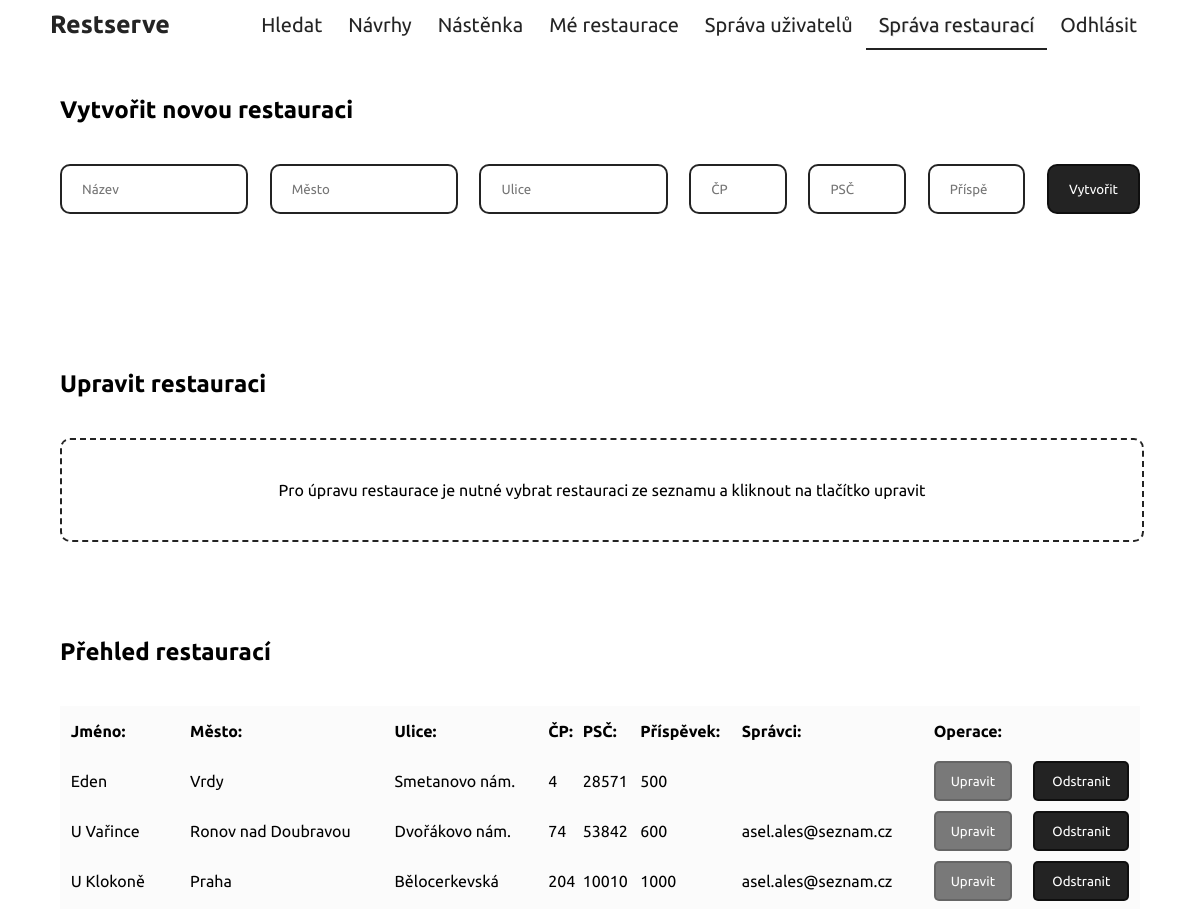
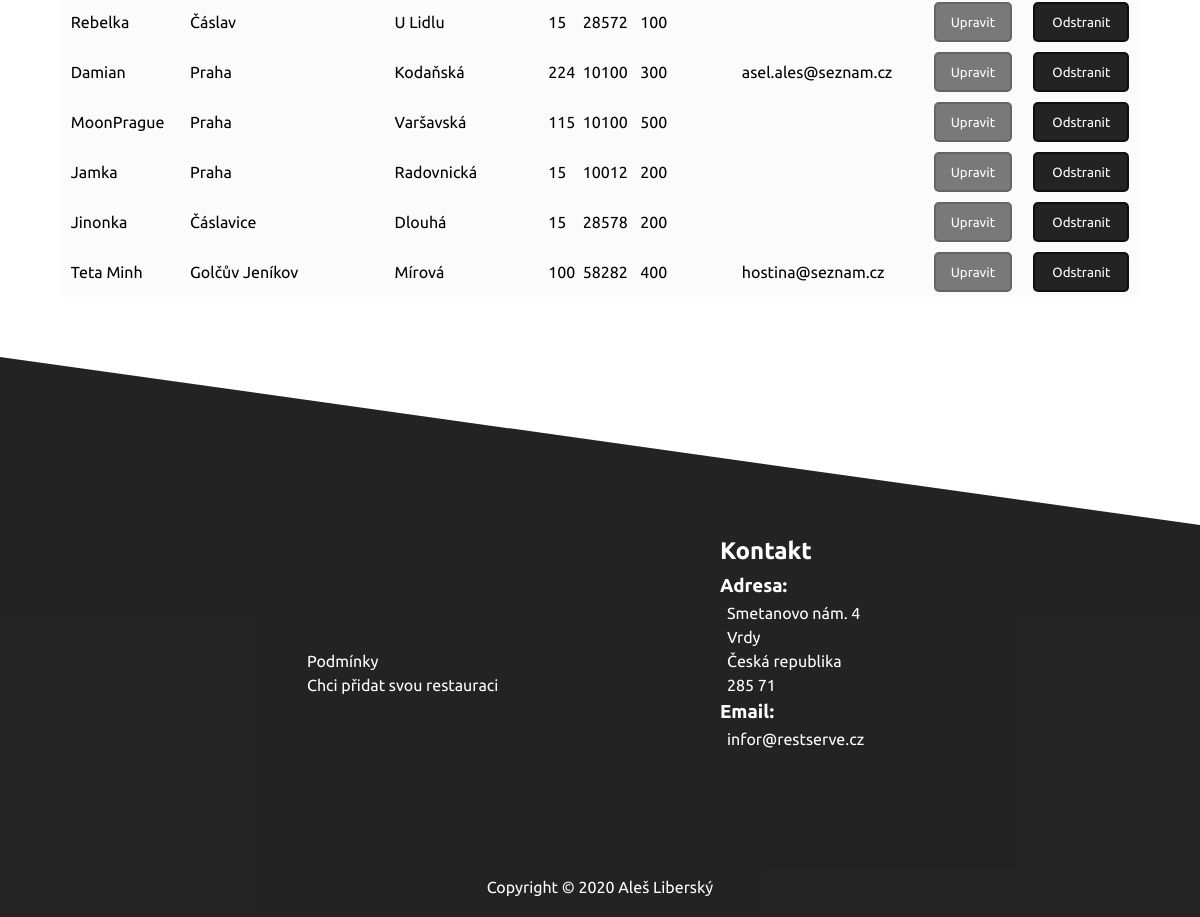
The app's page /admin.php (signed in) with its own data (2 pictures, top to bottom).
### tables this page shows
CREATE TABLE `rest_restaurace` (
  `r_id` int(11) NOT NULL,
  `name` text NOT NULL,
  `title` text NOT NULL,
  `tags` text NOT NULL,
  `description` text NOT NULL,
  `opening_mo` varchar(25) NOT NULL DEFAULT 'Zavřeno',
  `opening_tu` varchar(25) NOT NULL DEFAULT 'Zavřeno',
  `opening_we` varchar(25) NOT NULL DEFAULT 'Zavřeno',
  `opening_th` varchar(25) NOT NULL DEFAULT 'Zavřeno',
  `opening_fr` varchar(25) NOT NULL DEFAULT 'Zavřeno',
  `opening_sa` varchar(25) NOT NULL DEFAULT 'Zavřeno',
  `opening_su` varchar(25) NOT NULL DEFAULT 'Zavřeno',
  `picture` text NOT NULL,
  `email` text NOT NULL,
  `phone` varchar(25) NOT NULL,
  `city` text NOT NULL,
  `street` text NOT NULL,
  `no` int(10) NOT NULL,
  `zip` int(5) NOT NULL,
  `contribution` int(11) NOT NULL
);

### admin.php (the view, shortened to what this page needs)
<?php
    include 'includes/header.php';
    include 'includes/database.php';
    if($_SESSION['user_admin']==1) {
        ?>
        <div class="adminContainer">
            <div class="addRestaurantContainer">
                <h2>Vytvořit novou restauraci</h2>
                <form class="restaurantInputForm" action="includes/adminRestaurantAddSystem.php" method="post">
                    <input class="restaurantInput" type="text" name="restaurant_name" placeholder="Název" minlength="2"
                           maxlength="50" required>
                    <input class="restaurantInput" type="text" name="restaurant_city" placeholder="Město"
                           pattern="^\p{L}+\.?((\s|-)\p{L}+\.?)*" minlength="2" maxlength="50" required>
                    <input class="restaurantInput" type="text" name="restaurant_street" placeholder="Ulice"
                           pattern="^\p{L}+\.?((\s|-)\p{L}+\.?)*" maxlength="50">
                    <input class="restaurantInputShort" type="text" name="restaurant_no" placeholder="ČP"
                           pattern="^\d+(\/?\d+)?" minlength="1" maxlength="9" required>
                    <input class="restaurantInputShort" type="text" name="restaurant_zip" placeholder="PSČ"
                           pattern="^\d\d\d\s?\d\d$" minlength="5" maxlength="6" required>
                    <input class="restaurantInputShort" type="number" step="100" min="0" max="1000000" name="restaurant_contribution"
                           placeholder="Příspěvek">
                    <button class="restaurantInputButton" name="submitAdd" type="submit">Vytvořit</button>
                </form>
            </div>
            <div class="addRestaurantContainer">
                <?php
                echo '<h2>Upravit restauraci</h2>';
                if (isset($_POST['submitChange'])) {
                    echo '<form class="restaurantChangeForm" action="includes/adminRestaurantChangeSystem.php" method="post">';
                    echo '<div class="restaurantInfo">
                                <div class="longDiv">
                                    <label for="restaurant_name">Název</label>
                                    <br>
                                    <input class="restaurantInput" id="restaurant_name" type="text" name="restaurant_name" placeholder="Název" minlength="2" maxlength="50" value="' . htmlspecialchars($_POST['restaurant_name']) . '" required>
                                </div>
                                <div class="longDiv">
                                    <label for="restaurant_city">Město</label>
                                    <br>
                                    <input class="restaurantInput" id="restaurant_city" type="text" name="restaurant_city" placeholder="Město" pattern="^\p{L}+\.?((\s|-)\p{L}+\.?)*" minlength="2" maxlength="50" value="' . htmlspecialchars($_POST['restaurant_city']) . '" required>
                                </div>
                                <div class="longDiv">
                                    <label for="restaurant_street">Ulice</label>
                                    <br>
                                    <input class="restaurantInput" id="restaurant_street" type="text" name="restaurant_street" placeholder="Ulice" pattern="^\p{L}+\.?((\s|-)\p{L}+\.?)*" maxlength="50" value="' . htmlspecialchars($_POST['restaurant_street']) . '">
                                </div>
                                <div class="shortDiv">
                                    <label for="restaurant_no">ČP</label>
                                    <br>
                                    <input class="restaurantInputShort" id="restaurant_no" type="text" name="restaurant_no" placeholder="ČP" pattern="^\d+(\/?\d+)?" minlength="1" maxlength="9"  value="' . htmlspecialchars($_POST['restaurant_no']) . '" required>
                                </div>
                                <div class="shortDiv">
                                    <label for="restaurant_zip">PSČ</label>
                                    <br>
                                    <input class="restaurantInputShort" id="restaurant_zip" type="text" name="restaurant_zip" placeholder="PSČ" pattern="^\d\d\d\s?\d\d$" minlength="5" maxlength="6" value="' . htmlspecialchars($_POST['restaurant_zip']) . '" required>
                                </div>
                                <div class="shortDiv">
                                    <label for="restaurant_contribution">Příspěvek</label>
                                    <br>
                                    <input class="restaurantInputShort" id="restaurant_contribution" type="number" step="100" min="0" max="1000000" name="restaurant_contribution" placeholder="Příspěvek"  value="' . htmlspecialchars($_POST['restaurant_contribution']) . '">
                                </div>
                            </div>
                            <div class="restaurantUsers">
                                <div class="longDiv">
                                    <label for="removeOwn">Odebrat správce</label>
                                    <br>
                                    <select class="restaurantInput" id="removeOwn" name="restaurant_remove_owner">
                                        <option value="">Vyber správce a odebrání</option>';
                    $owners = explode(", ", $_POST['restaurant_owners']);
                    foreach ($owners as $owner) {
                        if ((!empty($owners))&&(strlen(htmlspecialchars($owner))>2)){
                            echo '<option value="' . htmlspecialchars($owner) . '">' . htmlspecialchars($owner) . '</option>';
                        }
                    }
                    echo '</select>
                                </div>
                                <div class="longDiv">
                                    <label for="addOwn">Přidat správce</label>
                                    <br>
                                    <select class="restaurantInput" id="addOwn" name="restaurant_add_owner">
                                        <option value="">Vyber správce a odebrání</option>';
                    try {
                        $stmt = $db->prepare('SELECT DISTINCT rest_user.user_email FROM rest_user LEFT JOIN rest_own ON rest_user.user_id=rest_own.own_user_id WHERE rest_user.user_owner=1;');
                        $stmt->execute();
                        $ownersUsers = $stmt->fetchAll(PDO::FETCH_ASSOC);
                        foreach ($ownersUsers as $ownersUser) {
                            if (!in_array($ownersUser['user_email'], $owners)) {
                                echo '<option value="' . htmlspecialchars($ownersUser['user_email']) . '">' . htmlspecialchars($ownersUser['user_email']) . '</option>';
                            }
                        }
                    } catch (PDOException $e) {
                        error_log($e->getMessage());
                    }
                    echo '</select>
                                </div>
                            </div>
                            <input type="hidden" value="' . htmlspecialchars($_POST['restaurant_id']) . '" name="restaurant_id" />
                            <button class="cancelButton restaurantChangeButton" name="submitChanges" type="submit">Uložit</button>
                        </form>';
                } else {
                    echo '<div class="emptySlot">Pro úpravu restaurace je nutné vybrat restauraci ze seznamu a kliknout na tlačítko upravit</div>';
                }
                ?>
            </div>
            <div class="restaurantTableContainer">
                <h2>Přehled restaurací</h2>
                <table>
                    <tr>
                        <th>Jméno:</th>
                        <th>Město:</th>
                        <th>Ulice:</th>
                        <th>ČP:</th>
                        <th>PSČ:</th>
                        <th>Příspěvek:</th>
                        <th>Správci:</th>
                        <th colspan="2">Operace:</th>
                    </tr>
                    <?php
                    try {
                        $restaurantsQuery = $db->prepare('SELECT rest_restaurace.r_id, rest_restaurace.name, rest_restaurace.city, rest_restaurace.street, rest_restaurace.no, rest_restaurace.zip, rest_restaurace.contribution, GROUP_CONCAT(rest_user.user_email SEPARATOR \', \') AS owners
                                                            FROM rest_restaurace
                                                            LEFT JOIN rest_own
                                                            ON rest_restaurace.r_id=rest_own.own_restaurant_id
                                                            LEFT JOIN rest_user
                                                            ON rest_own.own_user_id=rest_user.user_id
                                                            GROUP BY rest_restaurace.r_id;');
                        $restaurantsQuery->execute();
                        $restaurants = $restaurantsQuery->fetchAll(PDO::FETCH_ASSOC);
                    }
                    catch (PDOException $e){
                        error_log($e->getMessage());
                    }
                    if (!empty($restaurants)) {
                        foreach ($restaurants as $restaurant) {
                            echo '<tr>
                                <td>' . htmlspecialchars($restaurant['name']) . '</td>
                                <td>' . htmlspecialchars($restaurant['city']) . '</td>
                                <td>' . htmlspecialchars($restaurant['street']) . '</td>
                                <td>' . htmlspecialchars($restaurant['no']) . '</td>
                                <td>' . htmlspecialchars($restaurant['zip']) . '</td>
                                <td>' . htmlspecialchars($restaurant['contribution']) . '</td>
                                <td>' . htmlspecialchars($restaurant['owners']) . '</td>
                                <td>
                                    <form method="post" action="admin.php">
                                         <input type="hidden" value="' . htmlspecialchars($restaurant['r_id']) . '" name="restaurant_id" />
                                         <input type="hidden" value="' . htmlspecialchars($restaurant['name']) . '" name="restaurant_name" />
                                         <input type="hidden" value="' . htmlspecialchars($restaurant['city']) . '" name="restaurant_city" />
                                         <input type="hidden" value="' . htmlspecialchars($restaurant['street']) . '" name="restaurant_street" />
                                         <input type="hidden" value="' . htmlspecialchars($restaurant['no']) . '" name="restaurant_no" />
                                         <input type="hidden" value="' . htmlspecialchars($restaurant['zip']) . '" name="restaurant_zip" />
                                         <input type="hidden" value="' . htmlspecialchars($restaurant['contribution']) . '" name="restaurant_contribution" />
                                         <input type="hidden" value="' . htmlspecialchars($restaurant['owners']) . '" name="restaurant_owners" />
                                         <button class="cancelButton cancelButtonLighter" name="submitChange" type="submit">Upravit</button>
                                </form>
                                </td>
                                <td>
                                    <form method="post" action="includes/adminRestaurantRemoveSystem.php">
                                        <input type="hidden" value="' . htmlspecialchars($restaurant['r_id']) . '" name="restaurant_id" />
                                        <button class="cancelButton" name="submitRemove" type="submit">Odstranit</button>
                                    </form>
                                </td>
                            </tr>';
                        }
                    } else {
                        echo '<tr><td class="emptyTd" colspan="7">Nemáte žádné rezervace.</td></tr>';
                    }
                    ?>
                </table>
            </div>
        </div>
<?php
    }
    else{
        header('Location: index.php');
        die();
    }
    include 'includes/footer.php';

### styles/header.css (style rules this page uses)
* { margin: 0; font-family: 'Ubuntu', sans-serif; }
.cancelButton { width: 100%; height: 100%; color: white; background-color: rgba(14, 14, 14, 0.91); border-radius: 5px; border: 2px solid rgba(14, 14, 14, 0.91); cursor: pointer; transition-property: background-color, color; transition-duration: 0.5s; }
.adminContainer { width: 100%; height: auto; }
.addRestaurantContainer { width: 100%; height: auto; box-sizing: border-box; padding: 8% 5% 5% 5%; }
.restaurantInputForm { display: flex; flex-direction: row; justify-content: center; margin-top: 40px; }
.restaurantInput { width: 20%; height: 50px; margin: 0 2% 0 0; padding: 10px 20px; box-sizing: border-box; border: 2px solid rgba(14, 14, 14, 0.91); color: rgba(14, 14, 14, 0.91); border-radius: 10px; transition-property: box; transition-duration: 0.5s; }
.restaurantInputShort { width: 10%; height: 50px; margin: 0 2% 0 0; padding: 10px 20px; box-sizing: border-box; border: 2px solid rgba(14, 14, 14, 0.91); color: rgba(14, 14, 14, 0.91); border-radius: 10px; transition-property: box; transition-duration: 0.5s; }
.restaurantInputButton { width: 10%; height: 50px; box-sizing: border-box; margin: 0 0 0 0; border: 2px solid rgba(14, 14, 14, 0.91); border-radius: 10px; background-color: rgba(14, 14, 14, 0.91); color: white; cursor: pointer; transition-property: color, background-color; transition-duration: 1s; }
.restaurantTableContainer { width: 100%; height: auto; box-sizing: border-box; padding: 3% 5% 5% 5%; }
.restaurantTableContainer table { width: 100%; height: auto; margin-top: 40px; background-color: #fbfbfb; border-spacing: 0; text-align: left; }
.restaurantTableContainer table tr { height: 50px; min-height: 50px; max-height: 100px; }
.restaurantTableContainer table th { padding: 0 1%; }
.restaurantTableContainer table td { padding: 0 1%; }
.restaurantTableContainer table td .cancelButton { width: 100%; padding: 0 15px; height: 40px; }
.restaurantTableContainer table td .cancelButtonLighter { width: 100%; padding: 0 15px; height: 40px; background-color: rgba(108, 108, 108, 0.91); color: white; border-radius: 5px; border: 2px solid rgba(99, 99, 99, 0.91); cursor: pointer; transition-property: background-color, color; transition-duration: 0.5s; }
.emptySlot { border: 2px dashed rgba(14, 14, 14, 0.91); border-radius: 10px; text-align: center; height: 100px; width: 100%; line-height: 100px; margin-top: 40px; }

### records on screen
rest_restaurace: name "Eden", city "Vrdy", street "Smetanovo nám.", no "4", zip "28571", contribution "500"
rest_restaurace: name "U Vařince", city "Ronov nad Doubravou", street "Dvořákovo nám.", no "74", zip "53842", contribution "600", owners "asel.ales@seznam.cz"
rest_restaurace: name "U Klokoně", city "Praha", street "Bělocerkevská", no "204", zip "10010", contribution "1000", owners "asel.ales@seznam.cz"
rest_restaurace: name "Rebelka", city "Čáslav", street "U Lidlu", no "15", zip "28572", contribution "100"
rest_restaurace: name "Damian", city "Praha", street "Kodaňská", no "224", zip "10100", contribution "300", owners "asel.ales@seznam.cz"
rest_restaurace: name "MoonPrague", city "Praha", street "Varšavská", no "115", zip "10100", contribution "500"
rest_restaurace: name "Jamka", city "Praha", street "Radovnická", no "15", zip "10012", contribution "200"
rest_restaurace: name "Jinonka", city "Čáslavice", street "Dlouhá", no "15", zip "28578", contribution "200"
rest_restaurace: name "Teta Minh", city "Golčův Jeníkov", street "Mírová", no "100", zip "58282", contribution "400", owners "hostina@seznam.cz"
